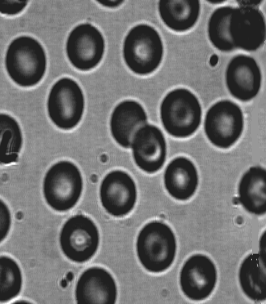
#> input picture 实验5-边缘检测/cell.png, 266 x 304 px, found by its file name
$ python '微分算子.py'   (older library calls are emulated)
#> lines starting #> are read from the running program, lines starting #| are printed output that depends on the picture

import math
import cv2
import numpy as np


img_path = "实验5-边缘检测/cell.png"


# 生成灰色图片
imgGrey = cv2.imread(img_path, 0)
#> imgGrey is the input picture: shape (304, 266); min 32, max 255, mean 111.2


def roberts(img):
    h, w = img.shape
    new_image = np.zeros((h, w))

    for i in range(h-1):
        for j in range(w-1):
            # abs(f[i,j] - f[i+1,j+1] ) + abs( f[i+1 ,j] - f[i,j+1] ) # 绝对值相加，也跟事例不同
            new_image[i, j] = math.sqrt(pow(img[i, j] - img[i+1, j+1], 2) +
                                        pow(img[i+1, j] - img[i, j+1], 2))
    return np.uint8(new_image)


def sobel(img):
    h, w = img.shape
    new_image = np.zeros((h, w))

    Gx = np.array([[-1, -2, -1], [0, 0, 0], [1, 2, 1]])
    Gy = np.array([[-1, 0, 1], [-2, 0, 2], [-1, 0, 1]])
    for i in range(1, h-1):
        for j in range(1, w-1):
            new_image[i, j] = max(
                abs(np.sum(img[i-1:i+2, j-1:j+2] * Gx)), abs(np.sum(img[i-1:i+2, j-1:j+2] * Gy)))
    return np.uint8(new_image)


def prewitt(img):
    h, w = img.shape
    new_image = np.zeros((h, w))

    Gx = np.array([[-1, -1, -1], [0, 0, 0], [1, 1, 1]])
    Gy = np.array([[1, 0, -1], [1, 0, -1], [1, 0, -1]])
    for i in range(1, h-1):
        for j in range(1, w-1):
            new_image[i, j] = abs(
                np.sum(img[i-1:i+2, j-1:j+2] * Gx)) + abs(np.sum(img[i-1:i+2, j-1:j+2] * Gy))
    return np.uint8(new_image)


# 8个模板，可以用for生成，竟然没有短
def Krisch_kernel():
    kernel = np.zeros((8, 3, 3))
    arr = [[1, 2, 3], [8, 0, 4], [7, 6, 5]]
    for i in range(8):
        for j in range(3):
            for k in range(3):
                if j == 1 and k == 1:
                    continue
                kernel[i][j][k] = 5 if ((arr[k][j]+i) % 8) > 4 else -3
    return kernel


def Krisch(img):
    h, w = img.shape
    new_image = np.zeros((h, w))
    # 有8个模版，在3x3 的模板中，3个连续上下或左右的 5 ，表示边缘的方向
    kernel = Krisch_kernel()
    print(kernel)
    for i in range(1, h-1):
        for j in range(1, w-1):
            temp = 0
            for k in range(len(kernel)):
                new_image[i, j] = max(
                    abs(np.sum(img[i-1:i+2, j-1:j+2] * kernel[k])), temp)
    return np.uint8(new_image)


def laplace(img):
    h, w = img.shape
    new_image = np.zeros((h, w))
    # operator = np.array([[0, -1, 0], [-1, 4, -1], [0, -1, 0))
    operator = np.array([[1, 1, 1], [1, -8, 1], [1, 1, 1]])
    for i in range(1, h-1):
        for j in range(1, w-1):
            new_image[i, j] = abs(np.sum(img[i-1:i+2, j-1:j+2] * operator))
    return np.uint8(new_image)


def LOG(img):

    h, w = img.shape
    new_image = np.zeros((h, w))

    operator = np.array([[-2, -4, -4, -4, -2],
                         [-4, 0, 8, 0, -4],
                         [-4, 8, 24, 8, -4],
                         [-4, 0, 8, 0, -4],
                         [-2, -4, -4, -4, -2]])

    for i in range(2, h-2):
        for j in range(2, w-2):
            new_image[i, j] = np.sum(img[i-2:i+3, j-2:j+3] * operator)
    return np.uint8(new_image)


#  展示灰色图片
cv2.imshow("imgGrey", imgGrey)


cv2.imshow("roberts", roberts(imgGrey))  # 怎么效果都不好
#> after the loop in roberts, `for i in range(h-1):`:
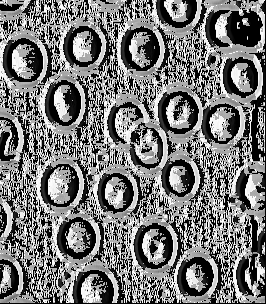
#> new_image: shape (304, 266) float64; min 0, max 360.6, mean 168.9; drawn with min black and max white


cv2.imshow("sobel", sobel(imgGrey))

grad_X = cv2.Sobel(imgGrey, cv2.CV_64F, 1, 0)
grad_Y = cv2.Sobel(imgGrey, cv2.CV_64F, 0, 1)
sobelx = cv2.convertScaleAbs(grad_X)   # 转回uint8
sobely = cv2.convertScaleAbs(grad_Y)
sobelxy = cv2.addWeighted(sobelx, 0.5, sobely, 0.5, 0)
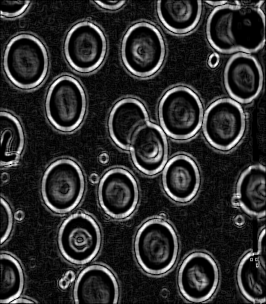
#> sobelxy: shape (304, 266); min 0, max 255, mean 46.3
cv2.imshow("cv2sobel", sobel(sobelxy))

cv2.imshow("prewitt", prewitt(imgGrey))


cv2.imshow("Krisch", Krisch(imgGrey))


cv2.imshow("laplace", laplace(imgGrey))
#> after the loop in laplace, `for i in range(1, h-1):`:
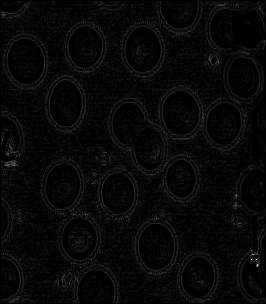
#> new_image: shape (304, 266) float64; min 0, max 844, mean 26.1; drawn with min black and max white

gray_lap = cv2.Laplacian(imgGrey, cv2.CV_16S, ksize=3)
# 转回uint8
cv2.imshow("cv2lap", cv2.convertScaleAbs(gray_lap))
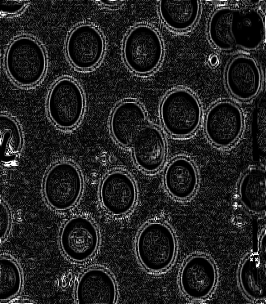
#> window 'cv2lap': shape (304, 266); min 0, max 255, mean 33.9


# 先通过高斯滤波降噪
gaussian = cv2.GaussianBlur(imgGrey, (3, 3), 0)

# 再通过拉普拉斯算子做边缘检测
dst = cv2.Laplacian(gaussian, cv2.CV_16S, ksize=3)
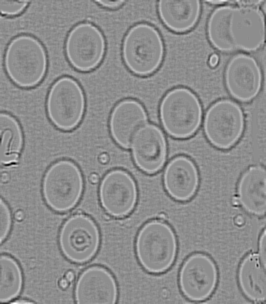
#> dst: shape (304, 266) int16; min -310, max 248, mean 0; drawn with min black and max white
imgLOG = cv2.convertScaleAbs(dst)

cv2.imshow("LOG", LOG(imgGrey))
#> after the loop in LOG, `for i in range(2, h-2):`:
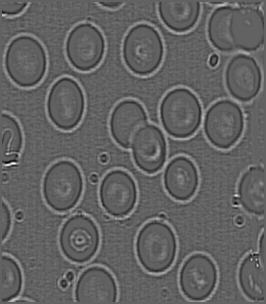
#> new_image: shape (304, 266) float64; min -3134, max 4968, mean 0.8; drawn with min black and max white
#> in LOG, `return np.uint8(new_image)`:
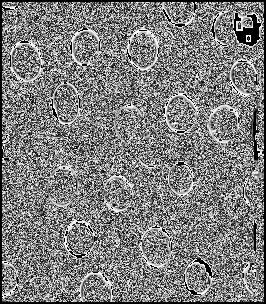
#> returned value: shape (304, 266); min 0, max 254, mean 125
cv2.imshow("cv2LOG", imgLOG)

#  等待图片的关闭
cv2.waitKey()
